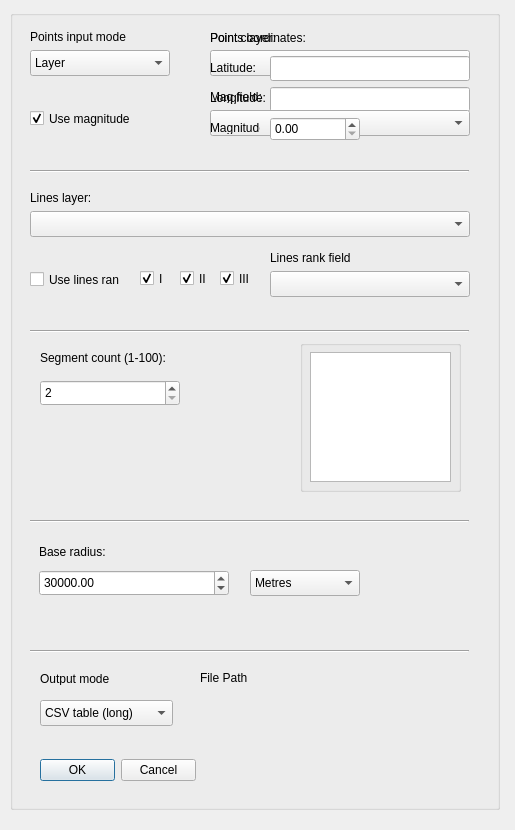
<?xml version="1.0" encoding="UTF-8"?>
<ui version="4.0">
 <class>DDLAFSDialogBase</class>
 <widget class="QDialog" name="DDLAFSDialogBase">
  <property name="geometry">
   <rect>
    <x>0</x>
    <y>0</y>
    <width>515</width>
    <height>830</height>
   </rect>
  </property>
  <property name="windowTitle">
   <string>DDLAFS</string>
  </property>
  <widget class="QGroupBox" name="groupBox">
   <property name="geometry">
    <rect>
     <x>10</x>
     <y>10</y>
     <width>490</width>
     <height>800</height>
    </rect>
   </property>
   <property name="title">
    <string/>
   </property>
   <widget class="Line" name="line_4">
    <property name="geometry">
     <rect>
      <x>20</x>
      <y>640</y>
      <width>439</width>
      <height>3</height>
     </rect>
    </property>
    <property name="orientation">
     <enum>Qt::Horizontal</enum>
    </property>
   </widget>
   <widget class="QSpinBox" name="spinBox_SegmentsCount">
    <property name="geometry">
     <rect>
      <x>30</x>
      <y>370</y>
      <width>140</width>
      <height>26</height>
     </rect>
    </property>
    <property name="minimum">
     <number>2</number>
    </property>
    <property name="maximum">
     <number>1000</number>
    </property>
   </widget>
   <widget class="QLabel" name="label_points_coords">
    <property name="enabled">
     <bool>true</bool>
    </property>
    <property name="geometry">
     <rect>
      <x>200</x>
      <y>20</y>
      <width>181</width>
      <height>16</height>
     </rect>
    </property>
    <property name="text">
     <string>Point coordinates:</string>
    </property>
   </widget>
   <widget class="QLabel" name="label_Longitude">
    <property name="enabled">
     <bool>true</bool>
    </property>
    <property name="geometry">
     <rect>
      <x>200</x>
      <y>81</y>
      <width>60</width>
      <height>13</height>
     </rect>
    </property>
    <property name="text">
     <string>Longitude:</string>
    </property>
   </widget>
   <widget class="QLabel" name="label_magField">
    <property name="geometry">
     <rect>
      <x>200</x>
      <y>80</y>
      <width>70</width>
      <height>13</height>
     </rect>
    </property>
    <property name="text">
     <string>Mag field:</string>
    </property>
   </widget>
   <widget class="QLineEdit" name="lineEdit_Longitude">
    <property name="enabled">
     <bool>true</bool>
    </property>
    <property name="geometry">
     <rect>
      <x>260</x>
      <y>77</y>
      <width>200</width>
      <height>25</height>
     </rect>
    </property>
   </widget>
   <widget class="QLabel" name="label_linesRankField">
    <property name="geometry">
     <rect>
      <x>260</x>
      <y>240</y>
      <width>80</width>
      <height>16</height>
     </rect>
    </property>
    <property name="text">
     <string>Lines rank field:</string>
    </property>
   </widget>
   <widget class="QgsMapLayerComboBox" name="pointsLayerComboBox">
    <property name="geometry">
     <rect>
      <x>200</x>
      <y>40</y>
      <width>260</width>
      <height>26</height>
     </rect>
    </property>
   </widget>
   <widget class="QLabel" name="label_filePath">
    <property name="geometry">
     <rect>
      <x>190</x>
      <y>660</y>
      <width>80</width>
      <height>16</height>
     </rect>
    </property>
    <property name="text">
     <string>File Path</string>
    </property>
   </widget>
   <widget class="QLabel" name="label_SegmentsCount">
    <property name="geometry">
     <rect>
      <x>30</x>
      <y>340</y>
      <width>130</width>
      <height>16</height>
     </rect>
    </property>
    <property name="text">
     <string>Segment count (1-100):</string>
    </property>
   </widget>
   <widget class="Line" name="line_3">
    <property name="geometry">
     <rect>
      <x>20</x>
      <y>510</y>
      <width>439</width>
      <height>3</height>
     </rect>
    </property>
    <property name="orientation">
     <enum>Qt::Horizontal</enum>
    </property>
   </widget>
   <widget class="QDoubleSpinBox" name="doubleSpinBox_Radius">
    <property name="geometry">
     <rect>
      <x>29</x>
      <y>560</y>
      <width>190</width>
      <height>26</height>
     </rect>
    </property>
    <property name="minimum">
     <double>1.000000000000000</double>
    </property>
    <property name="maximum">
     <double>100000.000000000000000</double>
    </property>
    <property name="value">
     <double>30000.000000000000000</double>
    </property>
   </widget>
   <widget class="QLabel" name="label_Latitude">
    <property name="enabled">
     <bool>true</bool>
    </property>
    <property name="geometry">
     <rect>
      <x>200</x>
      <y>51</y>
      <width>50</width>
      <height>13</height>
     </rect>
    </property>
    <property name="text">
     <string>Latitude:</string>
    </property>
   </widget>
   <widget class="QgsFieldComboBox" name="mFieldComboBox">
    <property name="geometry">
     <rect>
      <x>200</x>
      <y>100</y>
      <width>260</width>
      <height>26</height>
     </rect>
    </property>
   </widget>
   <widget class="QDialogButtonBox" name="button_box">
    <property name="geometry">
     <rect>
      <x>30</x>
      <y>740</y>
      <width>156</width>
      <height>40</height>
     </rect>
    </property>
    <property name="orientation">
     <enum>Qt::Horizontal</enum>
    </property>
    <property name="standardButtons">
     <set>QDialogButtonBox::Cancel|QDialogButtonBox::Ok</set>
    </property>
   </widget>
   <widget class="QgsFileWidget" name="mQgsFileWidget_filePath">
    <property name="geometry">
     <rect>
      <x>190</x>
      <y>685</y>
      <width>181</width>
      <height>30</height>
     </rect>
    </property>
    <property name="storageMode">
     <enum>QgsFileWidget::SaveFile</enum>
    </property>
   </widget>
   <widget class="QCheckBox" name="checkBox_rankFilter">
    <property name="geometry">
     <rect>
      <x>20</x>
      <y>261</y>
      <width>90</width>
      <height>17</height>
     </rect>
    </property>
    <property name="text">
     <string>Use lines rank</string>
    </property>
   </widget>
   <widget class="QLabel" name="label_Radius">
    <property name="geometry">
     <rect>
      <x>29</x>
      <y>534</y>
      <width>80</width>
      <height>16</height>
     </rect>
    </property>
    <property name="text">
     <string>Base radius:</string>
    </property>
   </widget>
   <widget class="QComboBox" name="comboBox_pointInputMode">
    <property name="geometry">
     <rect>
      <x>20</x>
      <y>40</y>
      <width>140</width>
      <height>26</height>
     </rect>
    </property>
    <item>
     <property name="text">
      <string>Layer</string>
     </property>
    </item>
    <item>
     <property name="text">
      <string>Coordinates</string>
     </property>
    </item>
   </widget>
   <widget class="QLabel" name="label_pointInputMode">
    <property name="geometry">
     <rect>
      <x>20</x>
      <y>20</y>
      <width>110</width>
      <height>13</height>
     </rect>
    </property>
    <property name="text">
     <string>Points input mode</string>
    </property>
   </widget>
   <widget class="QLineEdit" name="lineEdit_Latitude">
    <property name="enabled">
     <bool>true</bool>
    </property>
    <property name="geometry">
     <rect>
      <x>260</x>
      <y>46</y>
      <width>200</width>
      <height>25</height>
     </rect>
    </property>
   </widget>
   <widget class="QLabel" name="label_Magnitude">
    <property name="enabled">
     <bool>true</bool>
    </property>
    <property name="geometry">
     <rect>
      <x>200</x>
      <y>111</y>
      <width>50</width>
      <height>13</height>
     </rect>
    </property>
    <property name="text">
     <string>Magnitude</string>
    </property>
   </widget>
   <widget class="QLabel" name="label_pointsLayer">
    <property name="geometry">
     <rect>
      <x>200</x>
      <y>20</y>
      <width>181</width>
      <height>16</height>
     </rect>
    </property>
    <property name="text">
     <string>Points layer:</string>
    </property>
   </widget>
   <widget class="Line" name="line">
    <property name="geometry">
     <rect>
      <x>20</x>
      <y>160</y>
      <width>439</width>
      <height>3</height>
     </rect>
    </property>
    <property name="orientation">
     <enum>Qt::Horizontal</enum>
    </property>
   </widget>
   <widget class="QComboBox" name="comboBox_Output">
    <property name="geometry">
     <rect>
      <x>30</x>
      <y>690</y>
      <width>133</width>
      <height>26</height>
     </rect>
    </property>
    <item>
     <property name="text">
      <string>CSV table (long)</string>
     </property>
    </item>
    <item>
     <property name="text">
      <string>CSV table (short)</string>
     </property>
    </item>
    <item>
     <property name="text">
      <string>Shp-File (p max)</string>
     </property>
    </item>
    <item>
     <property name="text">
      <string>Shp-File (p ≥pMAG)</string>
     </property>
    </item>
    <item>
     <property name="text">
      <string>Shp-File (Area)</string>
     </property>
    </item>
   </widget>
   <widget class="QCheckBox" name="checkBox_useMagnitude">
    <property name="geometry">
     <rect>
      <x>20</x>
      <y>100</y>
      <width>150</width>
      <height>17</height>
     </rect>
    </property>
    <property name="text">
     <string>Use magnitude</string>
    </property>
    <property name="checked">
     <bool>true</bool>
    </property>
   </widget>
   <widget class="QgsMapLayerComboBox" name="faultsLayerComboBox">
    <property name="geometry">
     <rect>
      <x>20</x>
      <y>201</y>
      <width>440</width>
      <height>26</height>
     </rect>
    </property>
   </widget>
   <widget class="QLabel" name="label">
    <property name="geometry">
     <rect>
      <x>20</x>
      <y>180</y>
      <width>160</width>
      <height>16</height>
     </rect>
    </property>
    <property name="text">
     <string>Lines layer:</string>
    </property>
   </widget>
   <widget class="QComboBox" name="comboBox_radiusUnits">
    <property name="geometry">
     <rect>
      <x>240</x>
      <y>560</y>
      <width>110</width>
      <height>26</height>
     </rect>
    </property>
    <item>
     <property name="text">
      <string>Metres</string>
     </property>
    </item>
    <item>
     <property name="text">
      <string>Kilometres</string>
     </property>
    </item>
   </widget>
   <widget class="QLabel" name="label_Output">
    <property name="geometry">
     <rect>
      <x>30</x>
      <y>662</y>
      <width>90</width>
      <height>13</height>
     </rect>
    </property>
    <property name="text">
     <string>Output mode</string>
    </property>
   </widget>
   <widget class="QgsFieldComboBox" name="mFieldComboBox_linesRank">
    <property name="geometry">
     <rect>
      <x>260</x>
      <y>261</y>
      <width>200</width>
      <height>26</height>
     </rect>
    </property>
   </widget>
   <widget class="Line" name="line_2">
    <property name="geometry">
     <rect>
      <x>20</x>
      <y>320</y>
      <width>439</width>
      <height>3</height>
     </rect>
    </property>
    <property name="orientation">
     <enum>Qt::Horizontal</enum>
    </property>
   </widget>
   <widget class="QGroupBox" name="groupBox_2">
    <property name="geometry">
     <rect>
      <x>290</x>
      <y>330</y>
      <width>161</width>
      <height>152</height>
     </rect>
    </property>
    <property name="title">
     <string/>
    </property>
    <widget class="QGraphicsView" name="segmentsScene">
     <property name="geometry">
      <rect>
       <x>10</x>
       <y>12</y>
       <width>141</width>
       <height>130</height>
      </rect>
     </property>
    </widget>
   </widget>
   <widget class="QCheckBox" name="checkBox_rankFilter_1">
    <property name="geometry">
     <rect>
      <x>130</x>
      <y>260</y>
      <width>30</width>
      <height>17</height>
     </rect>
    </property>
    <property name="text">
     <string>I</string>
    </property>
    <property name="checked">
     <bool>true</bool>
    </property>
   </widget>
   <widget class="QCheckBox" name="checkBox_rankFilter_2">
    <property name="geometry">
     <rect>
      <x>170</x>
      <y>260</y>
      <width>30</width>
      <height>17</height>
     </rect>
    </property>
    <property name="text">
     <string>II</string>
    </property>
    <property name="checked">
     <bool>true</bool>
    </property>
   </widget>
   <widget class="QCheckBox" name="checkBox_rankFilter_3">
    <property name="geometry">
     <rect>
      <x>210</x>
      <y>260</y>
      <width>40</width>
      <height>17</height>
     </rect>
    </property>
    <property name="text">
     <string>III</string>
    </property>
    <property name="checked">
     <bool>true</bool>
    </property>
   </widget>
   <widget class="QgsDoubleSpinBox" name="spinBox_Magnitude">
    <property name="geometry">
     <rect>
      <x>260</x>
      <y>107</y>
      <width>90</width>
      <height>24</height>
     </rect>
    </property>
    <property name="maximum">
     <double>10.000000000000000</double>
    </property>
   </widget>
  </widget>
 </widget>
 <customwidgets>
  <customwidget>
   <class>QgsDoubleSpinBox</class>
   <extends>QDoubleSpinBox</extends>
   <header>qgsdoublespinbox.h</header>
  </customwidget>
  <customwidget>
   <class>QgsFieldComboBox</class>
   <extends>QComboBox</extends>
   <header>qgsfieldcombobox.h</header>
  </customwidget>
  <customwidget>
   <class>QgsFileWidget</class>
   <extends>QWidget</extends>
   <header>qgsfilewidget.h</header>
  </customwidget>
  <customwidget>
   <class>QgsMapLayerComboBox</class>
   <extends>QComboBox</extends>
   <header>qgsmaplayercombobox.h</header>
   <container>1</container>
  </customwidget>
 </customwidgets>
 <resources/>
 <connections>
  <connection>
   <sender>button_box</sender>
   <signal>accepted()</signal>
   <receiver>DDLAFSDialogBase</receiver>
   <slot>accept()</slot>
   <hints>
    <hint type="sourcelabel">
     <x>20</x>
     <y>20</y>
    </hint>
    <hint type="destinationlabel">
     <x>20</x>
     <y>20</y>
    </hint>
   </hints>
  </connection>
  <connection>
   <sender>button_box</sender>
   <signal>rejected()</signal>
   <receiver>DDLAFSDialogBase</receiver>
   <slot>reject()</slot>
   <hints>
    <hint type="sourcelabel">
     <x>20</x>
     <y>20</y>
    </hint>
    <hint type="destinationlabel">
     <x>20</x>
     <y>20</y>
    </hint>
   </hints>
  </connection>
 </connections>
</ui>
